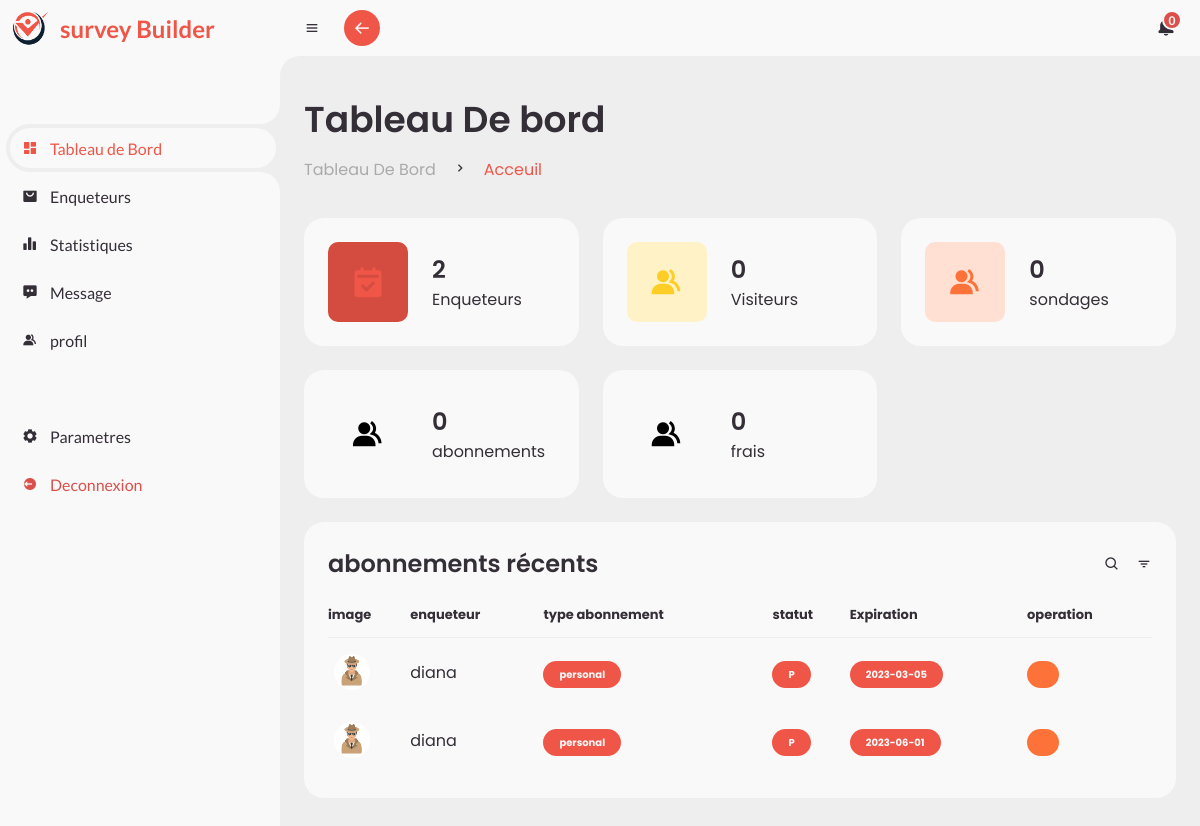
The app's page /view/pages/dash.page.php (signed in) with its own data.
### tables this page shows
CREATE TABLE `subscription` (
  `idsubscription` int(11) NOT NULL,
  `status` enum('P','E') NOT NULL,
  `begindate` date NOT NULL DEFAULT current_timestamp(),
  `enddate` date NOT NULL,
  `idinvestigator` int(11) NOT NULL,
  `idtypesubscription` int(11) NOT NULL
);

CREATE TABLE `investigators` (
  `idinvestigator` int(11) NOT NULL,
  `name` varchar(50) NOT NULL,
  `country` varchar(15) NOT NULL,
  `phone` varchar(15) NOT NULL,
  `email` varchar(30) NOT NULL
);

CREATE TABLE `subscriptions_type` (
  `idsubscriptiontype` int(11) NOT NULL,
  `label` enum('personal','professionnal') NOT NULL,
  `amount` int(11) NOT NULL
);

### controller/dashController.php (called while the page is built, shortened)
<?php
require('../../model/surveys.php');
function indexDash(){
    $idInvestigator=$_SESSION['id'];
    $getSurveys= new Survey();
    $subscription= new Subscription();
    $getSubscriptions= $subscription->getSubscriptionsByInvestigators();
    $surveysNumber=$getSurveys->getSurveysNumber($idInvestigator);
    $surveys= $getSurveys->getSurveysByInvestigatorLimited($idInvestigator);
    return $surveys;
}
 indexDash();

### model/surveys.php (called while the page is built, shortened)
<?php
class Survey{
    public function getSurveysNumber($idInvestigator){
        global $DB;
        $getSurvey = $DB -> prepare('SELECT COUNT(idsurvey) AS numberSurvey FROM survey WHERE idinvestigator=?');
        $getSurvey -> execute(array($idInvestigator));
        return $getSurvey->fetch();
    }
}

### model/subscription.php (called while the page is built, shortened)
<?php
class Subscription{
    public function getSubscriptionsByInvestigators(){
        global $DB;
        $getSubscriptions = $DB -> prepare('SELECT subscription.*, subscriptions_type.label AS label, investigators.name AS nameI
                                                FROM subscription, subscriptions_type, investigators
                                                WHERE subscription.idtypesubscription= subscriptions_type.idsubscriptiontype
                                                AND subscription.idinvestigator= investigators.idinvestigator');
        $getSubscriptions -> execute();
        return $getSubscriptions->fetchAll();
    }
}

### view/pages/dash.page.php (the view, shortened to what this page needs)
<?php
require('../../controller/dashController.php');
?>
	<?php include('../layouts/head.php') ?>
	<?php include('../layouts/sidebar.php') ?>
	<section id="content">
		<?php include('../layouts/navbar.php') ?>
		<main>
			<div class="head-title">
				<div class="left">
					<h1>Tableau De bord</h1>
					<ul class="breadcrumb">
						<li>
							<a href="#">Tableau De Bord</a>
						</li>
						<li><i class='bx bx-chevron-right' ></i></li>
						<li>
							<a class="active" href="#">Acceuil</a>
						</li>
					</ul>
				</div>
			</div>
			<ul class="box-info">
    <li>
        <i class='bx bxs-calendar-check' ></i>
        <span class="text">
            <h3><?= $surveysNumber['numberSurvey'] ?></h3>
            <p>Enqueteurs</p>
        </span>
    </li>
    <li>
        <i class='bx bxs-group' ></i>
        <span class="text">
            <h3>0</h3>
            <p>Visiteurs</p>
        </span>
    </li>
    <li>
        <i class='bx bxs-group' ></i>
        <span class="text">
            <h3>0</h3>
            <p>sondages</p>
        </span>
    </li>
    <li>
        <i class='bx bxs-group' ></i>
        <span class="text">
            <h3>0</h3>
            <p>abonnements</p>
        </span>
    </li>
    <li>
        <i class='bx bxs-group' ></i>
        <span class="text">
            <h3>0</h3>
            <p>frais</p>
        </span>
    </li>
</ul>
			<div class="table-data">
				<div class="order">
					<div class="head">
						<h3>abonnements récents</h3>
						<i class='bx bx-search' ></i>
						<i class='bx bx-filter' ></i>
					</div>
					<table>
						<thead>
							<tr>
								<th>image</th>
								<th>enqueteur</th>
								<th>type abonnement</th>
								<th>statut</th>
								<th>Expiration</th>
								<th>operation</th>
							</tr>
						</thead>
						<tbody>
							<?php if($getSubscriptions!==NULL){
								foreach($getSubscriptions as $subscriptions){ ?>
								<a href="survey.page.php?id=<?=$survey['idsurvey']?>">
									<tr>
										<td>
											<img src="../assets/img/enqueteur.png">
										</td>
										<td><?=$subscriptions['nameI']?></td>
										<td><span class="status completed"><?=$subscriptions['label']?></span></td>
										<td><span class="status completed"><?=$subscriptions['status']?></span></td>
										<td><span class="status completed"><?=$subscriptions['enddate']?></span></td>
										<td><span class="status pending"><i class='bx bx-check-list'></i></span></td>
									</tr>
									</a>
								<?php } }else{
									echo '<p style="text-align: center font-size: 300px;">Aucun Sondage...</p>';
								} ?>
						</tbody>
					</table>
				</div>
			</div>
		</main>
	</section>
	<?php include('../layouts/foot.php') ?>

### view/assets/css/style.css (style rules this page uses)
* { margin: 0; padding: 0; box-sizing: border-box; }
a { text-decoration: none; }
li { list-style: none; }
:root { --poppins: 'Poppins', sans-serif; --lato: 'Lato', sans-serif; --light: #F9F9F9; --blue: #EF5648; --active: rgb(30, 118, 207); --light-blue: #D44C40; --grey: #eee; --dark-grey: #AAAAAA; --dark: #342E37; --red: #DB504A; --yellow: #FFCE26; --light-yellow: #FFF2C6; --orange: #FD7238; --light-orange: #FFE0D3; }
html { overflow-x: hidden; }
body { background: var(--grey); overflow-x: hidden; }
#content { position: relative; width: calc(100% - 280px); left: 280px; transition: .3s ease; }
#content main { width: 100%; padding: 36px 24px; font-family: var(--poppins); max-height: calc(100vh - 56px); overflow-y: auto; }
#content main .head-title { display: flex; align-items: center; justify-content: space-between; grid-gap: 16px; flex-wrap: wrap; }
#content main .head-title .left h1 { font-size: 36px; font-weight: 600; margin-bottom: 10px; color: var(--dark); }
#content main .head-title .left .breadcrumb { display: flex; align-items: center; grid-gap: 16px; }
#content main .head-title .left .breadcrumb li { color: var(--dark); }
#content main .head-title .left .breadcrumb li a { color: var(--dark-grey); pointer-events: none; }
#content main .head-title .left .breadcrumb li a.active { color: var(--blue); pointer-events: unset; }
#content main .box-info { display: grid; grid-template-columns: repeat(auto-fit, minmax(240px,3fr)); grid-gap: 24px; margin-top: 36px; }
#content main .box-info li { padding: 24px; background: var(--light); border-radius: 20px; display: flex; align-items: center; grid-gap: 24px; }
#content main .box-info li .bx { width: 80px; height: 80px; border-radius: 10px; font-size: 36px; display: flex; justify-content: center; align-items: center; }
#content main .box-info li:nth-child(1) .bx { background: var(--light-blue); color: var(--blue); }
#content main .box-info li:nth-child(2) .bx { background: var(--light-yellow); color: var(--yellow); }
#content main .box-info li:nth-child(3) .bx { background: var(--light-orange); color: var(--orange); }
#content main .box-info li .text h3 { font-size: 24px; font-weight: 600; color: var(--dark); }
#content main .box-info li .text p { color: var(--dark); }
#content main .table-data { display: flex; flex-wrap: wrap; grid-gap: 24px; margin-top: 24px; width: 100%; color: var(--dark); }
#content main .table-data > div { border-radius: 20px; background: var(--light); padding: 24px; overflow-x: auto; }
#content main .table-data .head { display: flex; align-items: center; grid-gap: 16px; margin-bottom: 24px; }
#content main .table-data .head h3 { margin-right: auto; font-size: 24px; font-weight: 600; }
#content main .table-data .head .bx { cursor: pointer; }
#content main .table-data .order { flex-grow: 1; flex-basis: 500px; }
#content main .table-data .order table { width: 100%; border-collapse: collapse; }
#content main .table-data .order table th { padding-bottom: 12px; font-size: 13px; text-align: left; border-bottom: 1px solid var(--grey); }
#content main .table-data .order table td { padding: 16px 0; }
#content main .table-data .order table tr td:first-child { display: flex; align-items: center; grid-gap: 12px; padding-left: 6px; }
#content main .table-data .order table td img { width: 36px; height: 36px; border-radius: 50%; object-fit: cover; }
#content main .table-data .order table tr td .status { font-size: 10px; padding: 6px 16px; color: var(--light); border-radius: 20px; font-weight: 700; }
.status { font-size: 10px; padding: 6px 16px; color: var(--light); border-radius: 20px; font-weight: 700; }
#content main .table-data .order table tr td .status.completed { background: var(--blue); }
td .status.completed { background: var(--blue); }
#content main .table-data .order table tr td .status.pending { background: var(--orange); }
.status.pending { background: var(--orange); }

### records on screen
subscription: idinvestigator.name "diana", subscriptions_type.label "personal", status "P", enddate "2023-03-05"
subscription: idinvestigator.name "diana", subscriptions_type.label "personal", status "P", enddate "2023-06-01"

### other values on screen
$surveysNumber['numberSurvey'] "2"
